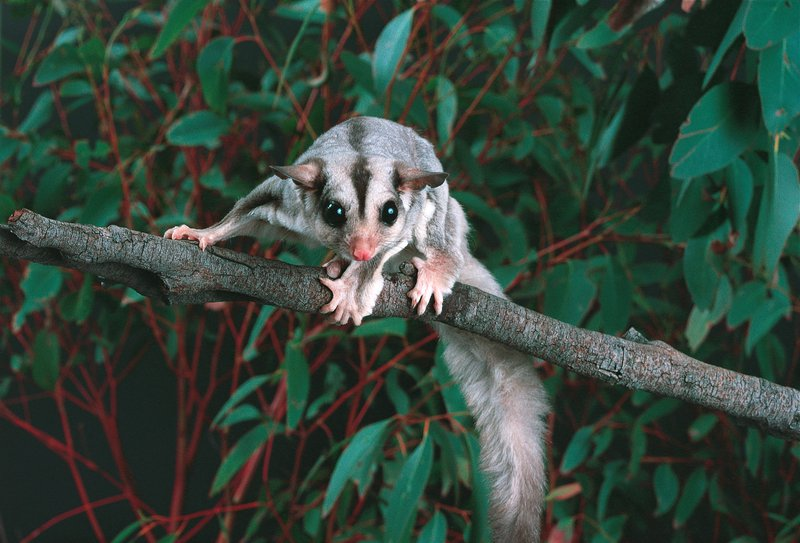
#> input picture Technniques/img/Glider.jpg, 800 x 543 px, found by its file name
$ python 12_Flip.py
#> lines starting #> are read from the running program, lines starting #| are printed output that depends on the picture
import numpy as np
import cv2 as cv

image = cv.imread('img\Glider.jpg')
#> image is the input picture: shape (543, 800, 3); mean B, G, R 59, 69.5, 53.7
cv.imshow('Sugar Glider', image)


# Flipping
# syntax: flip: (src, flipCode, dst=...)
# Flips a 2D array around vertical, horizontal, or both axes.

# 0 ,1,-1
flip1 = cv.flip(image, -1)
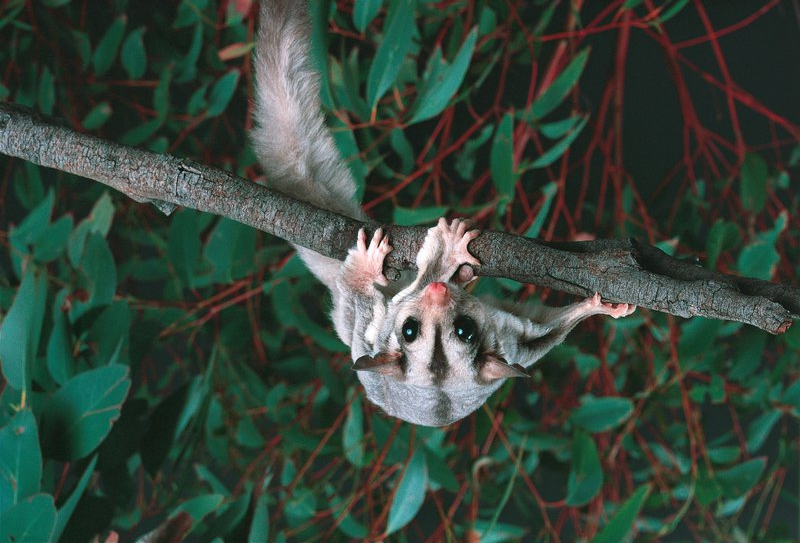
#> flip1: shape (543, 800, 3); mean B, G, R 59, 69.5, 53.7
cv.imshow('Flip -1', flip1)

#  both axes
flip2 = cv.flip(image, 0)
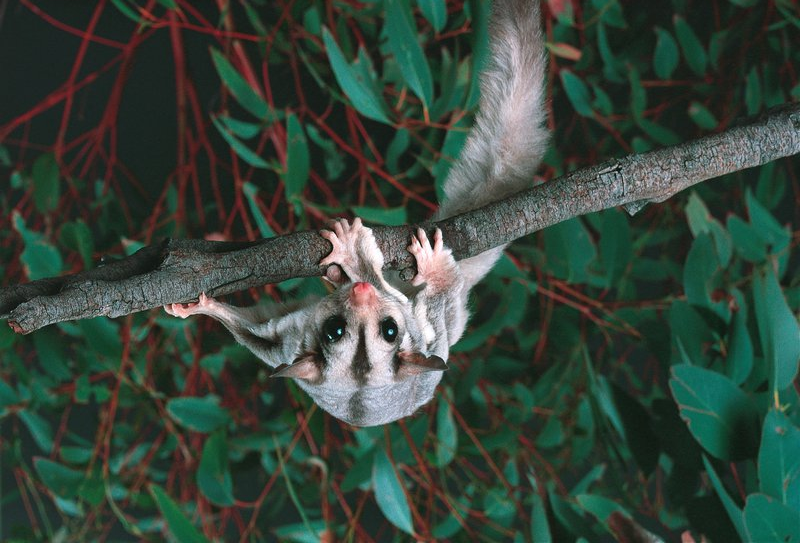
#> flip2: shape (543, 800, 3); mean B, G, R 59, 69.5, 53.7
cv.imshow('Flip 0', flip2)

flip3 = cv.flip(image, 1)
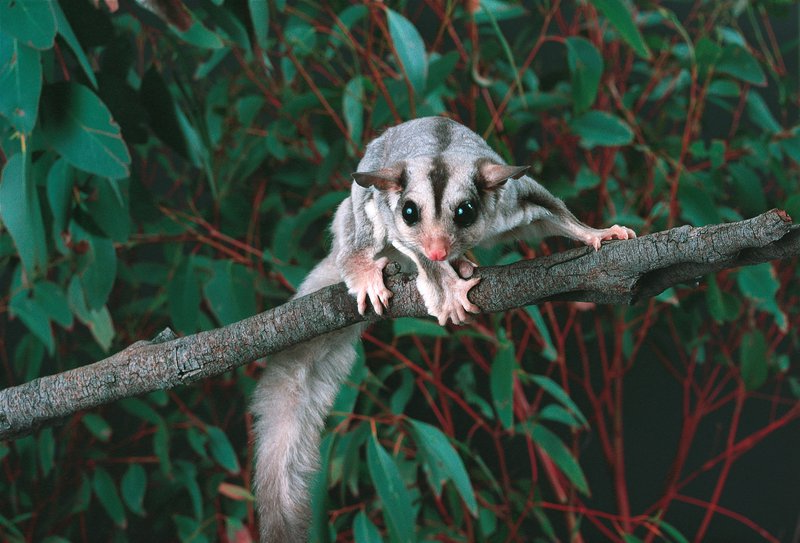
#> flip3: shape (543, 800, 3); mean B, G, R 59, 69.5, 53.7
cv.imshow('Flip 1', flip3)

# Cropping
cropped = image[150:450, 150:450]
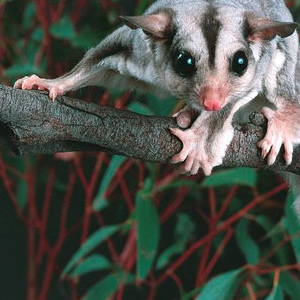
#> cropped: shape (300, 300, 3); mean B, G, R 73.5, 81, 77.8
cv.imshow('Cropped', cropped)

cv.waitKey(0)

$ run again, with Technniques/img/Kola.jpg copied over Technniques/img/Glider.jpg
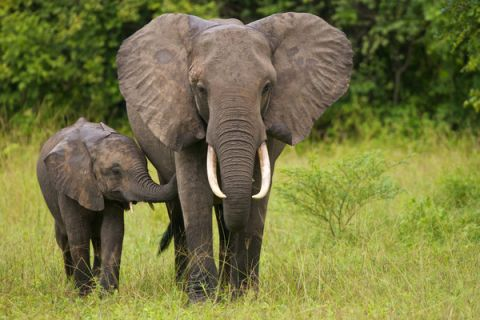
#> input picture Technniques/img/Kola.jpg, 480 x 320 px, found by its file name
#> image is the input picture: shape (320, 480, 3); mean B, G, R 65.7, 118.8, 118.7
#> `flip3 = cv.flip(image, 1)`:
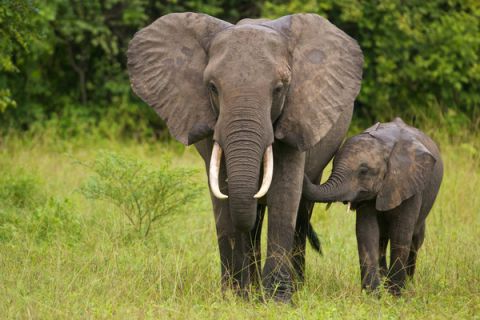
#> flip3: shape (320, 480, 3); mean B, G, R 65.7, 118.8, 118.7
#> `cropped = image[150:450, 150:450]`:
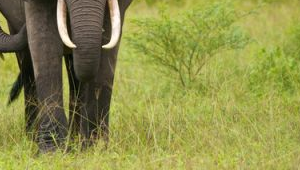
#> cropped: shape (170, 300, 3); mean B, G, R 73.7, 143.9, 142.6
